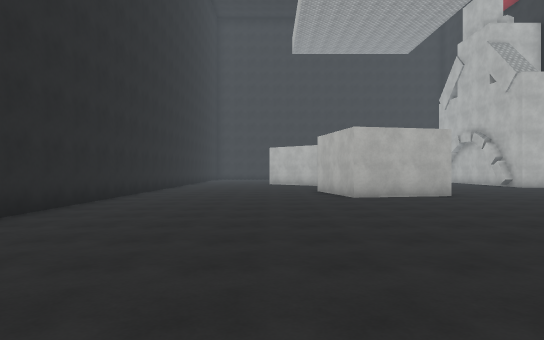
View 1 (above)

24 first-person views from a walk through a Unity game level. The camera is 1.5 m above the floor, looks level and sees 75° across. The floor is counted in squares, 2 m on a side. Each view is taken from the middle of a square. On the plan, view 1 faces up. The plan holds only what a view shows up to about 11 squares ahead; the rest is blank. The place goes on beyond the plan. Surface patterns are stand-ins for the level's own textures.

View 2
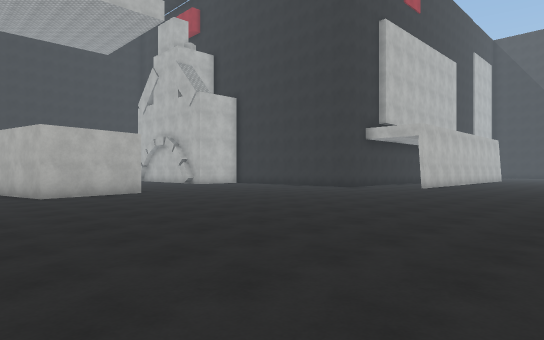

View 3
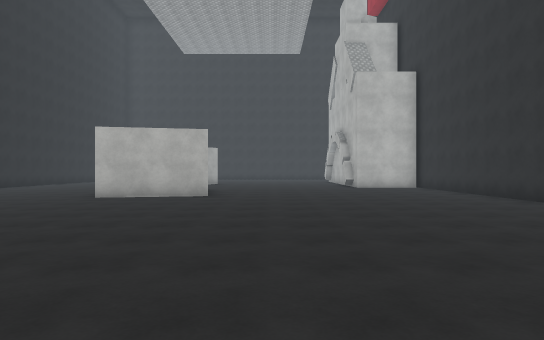

View 4
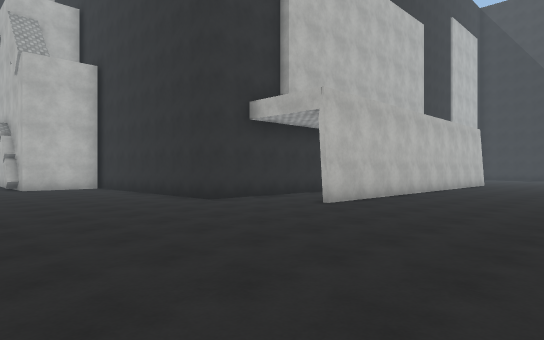

View 5
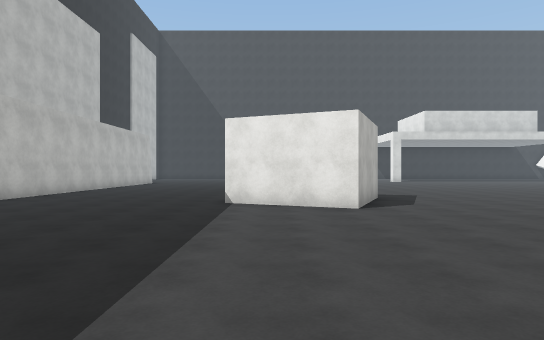

View 6
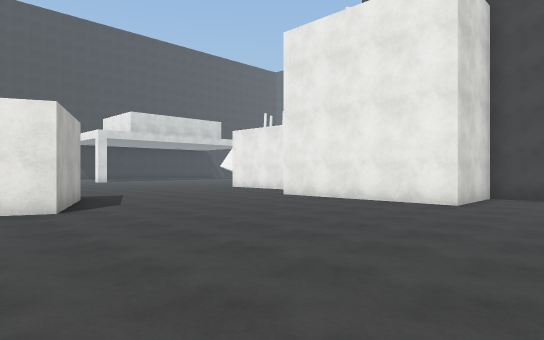

View 7
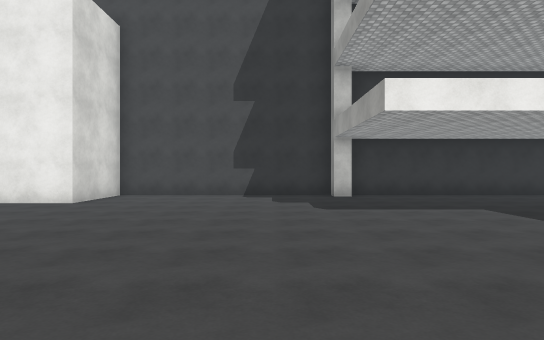

View 8
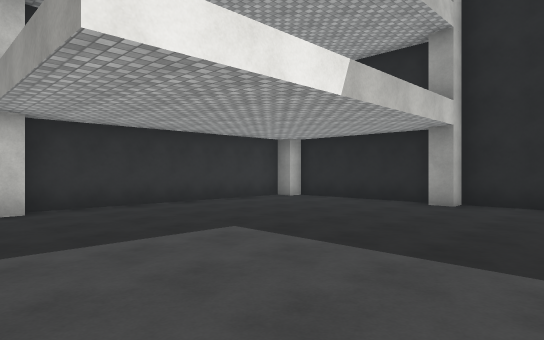

View 9
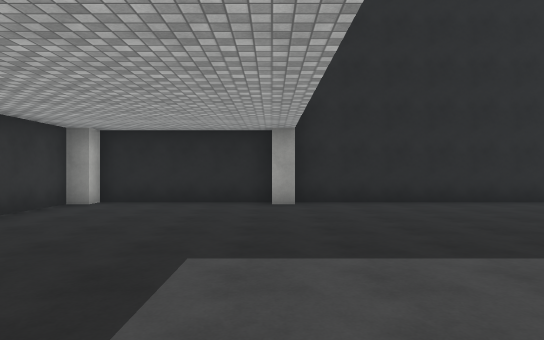

View 10
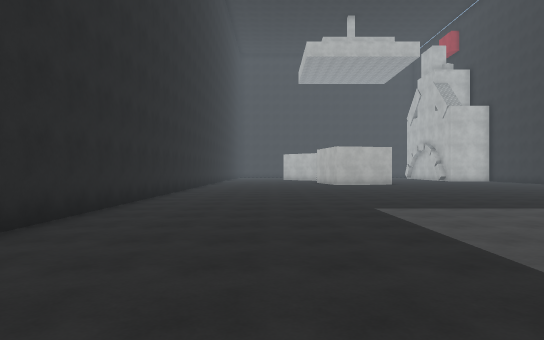

View 11
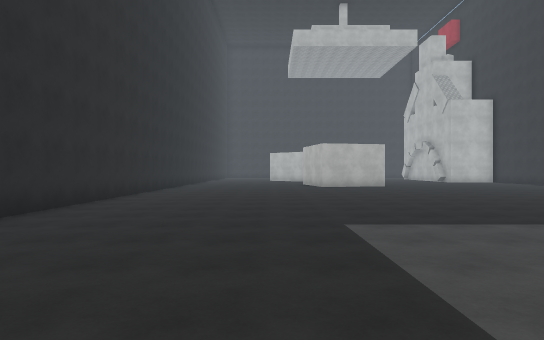

View 12
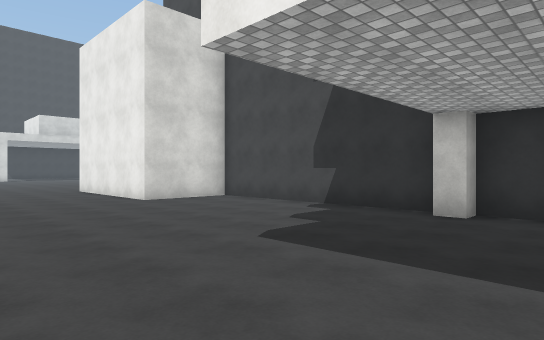

View 13
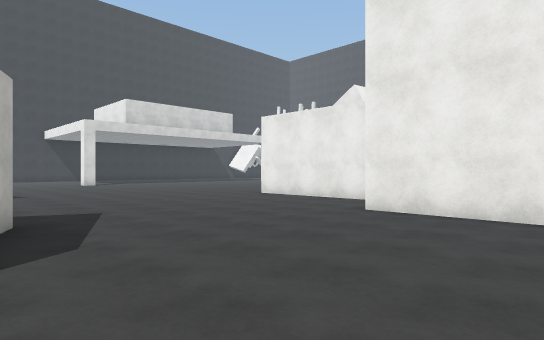

View 14
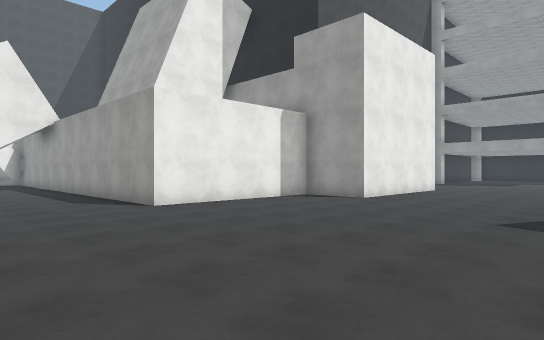

View 15
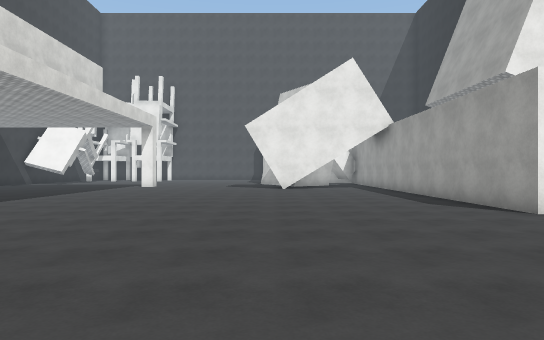

View 16
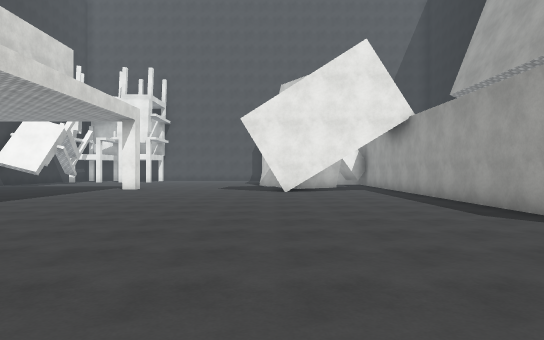

View 17
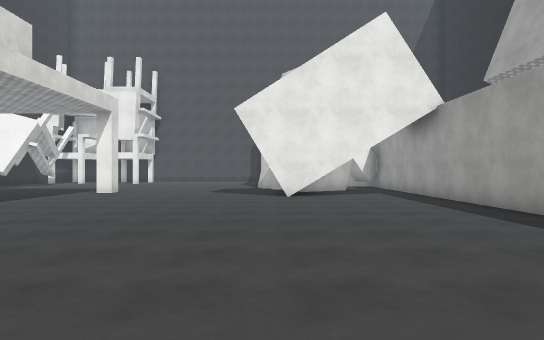

View 18
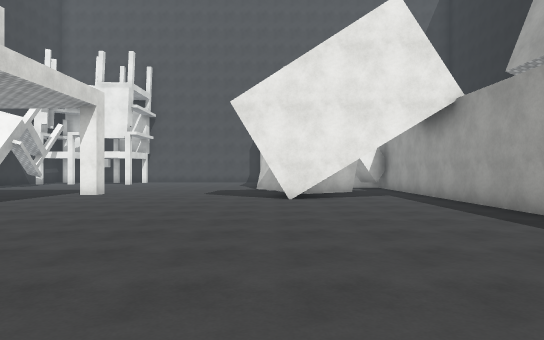

View 19
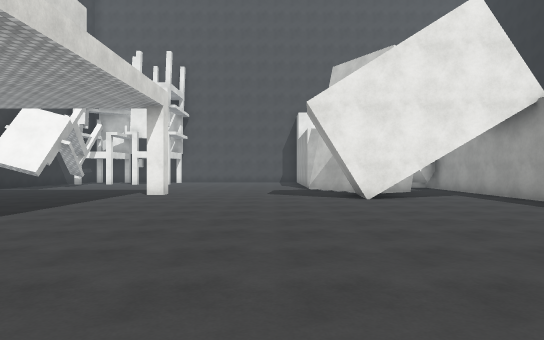

View 20
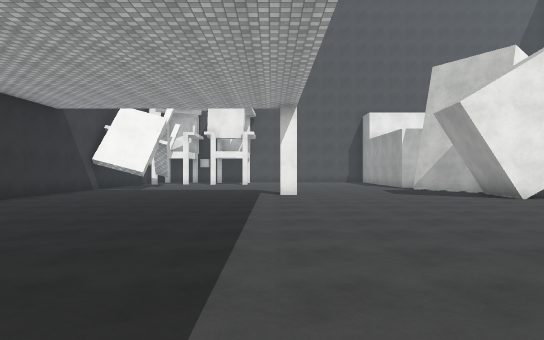

View 21
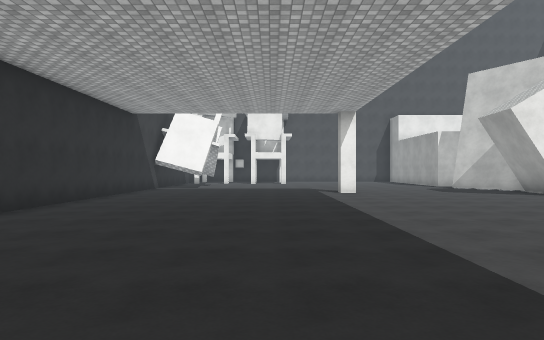

View 22
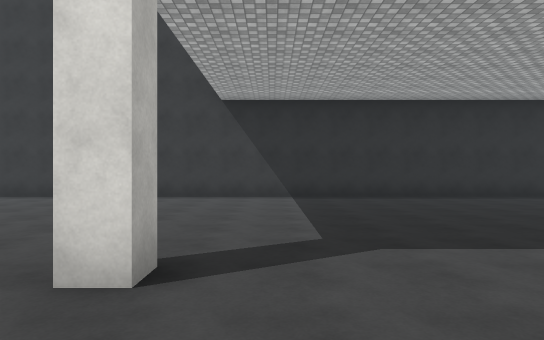

View 23
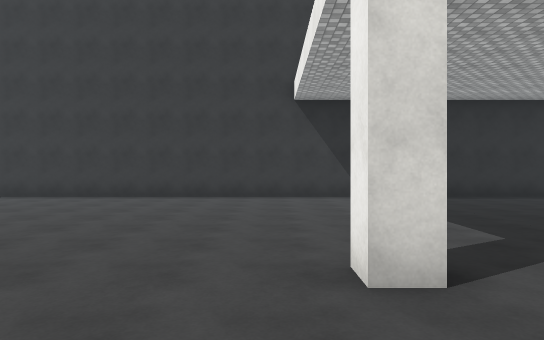

View 24
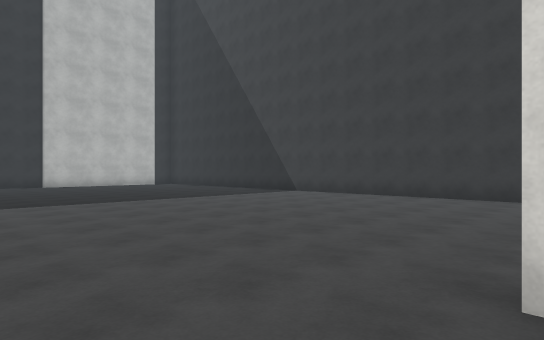

### Floor plan
Points are (right, up) in squares from view 1. A wall is a line through its corners. A room is listed if a view was taken in it or the views show most of it. See-through windows are left out.
Room 1 (views 1, 2, 3, 4, 5, 6, 7, 8, 9, 10, 11, 12, 13, 14, 15, 16, 17, 18, 19, 20, 21, 22, 23, 24)
walls: (16.7, -4.9) (13.9, -3.7) (15.1, -0.9); (18.8, 4.8) (14.5, 4.8); (16.1, 7.5) (13.3, 7.5) (13.3, 11); (29.8, -10.1) (29.3, -10.1) (29.3, -9.6) (29.8, -9.6); (22.1, -19.9) (24.2, -20.2); (23.9, -20) (23.7, -22); (3.2, -12.5) (9.5, -12.5) (9.5, -10) (14.5, -10) (14.5, -12) (19.5, -12) (19.5, -22); (5.2, 10.2) (2.2, 9.6) (1.8, 11.5); (29.1, -21.6) (29.8, -21.6); (-4.2, -8) (-4.2, -12) (-3.8, -12) (-3.8, -12.5) (2.7, -12.5) (2.7, -12) (3.2, -12); (36.7, -22) (36.7, -1.5); (-4.2, 11) (-4.2, -7.5) (-3.8, -7.5) (-3.8, -8)
low walls: (23.6, -20.4) (23.5, -21.4)

Where each view was taken, in squares from view 1:
view 1: 0 up, 0 right, facing up
view 2: 1 down, 0 right, facing up-right
view 3: 0 up, 7 right, facing up
view 4: 0 up, 8 right, facing up-right
view 5: 2 down, 7 right, facing right
view 6: 2 down, 7 right, facing down-right
view 7: 2 down, 5 right, facing down
view 8: 5 down, 4 right, facing down-left
view 9: 8 down, 4 right, facing left
view 10: 8 down, 1 left, facing up
view 11: 6 down, 0 right, facing up
view 12: 6 down, 1 right, facing down-right
view 13: 4 down, 11 right, facing down-right
view 14: 5 down, 23 right, facing down-left
view 15: 6 down, 24 right, facing down
view 16: 8 down, 24 right, facing down
view 17: 10 down, 24 right, facing down
view 18: 11 down, 24 right, facing down
view 19: 11 down, 26 right, facing down
view 20: 11 down, 30 right, facing down
view 21: 10 down, 32 right, facing down
view 22: 11 down, 27 right, facing right
view 23: 9 down, 27 right, facing right
view 24: 10 down, 27 right, facing up-right
